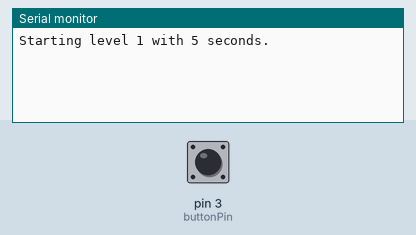
A sketch run on a simulated Arduino Uno, built with avr-gcc and run on an emulated ATmega328P. Parts: the last lines printed to the serial monitor. Inputs (shaded band) come from the test bench; at power-on: pin 3 (buttonPin) HIGH.

Above: at 1.2 s.
1.3 s: pin 3 (buttonPin) pulled LOW for 0.15 s
At 2.1 s:
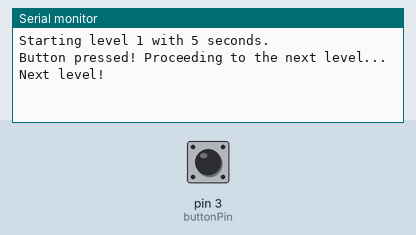
2.9 s: pin 3 (buttonPin) pulled LOW for 1 s
At 4.9 s:
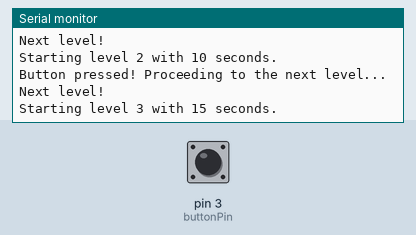
5.4 s: pin 3 (buttonPin) pulled LOW for 0.15 s
At 6.8 s:
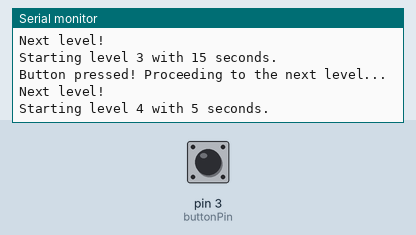
Timing chart, 0 to 8.4 s (numbered marks = the images above; inputs shaded):
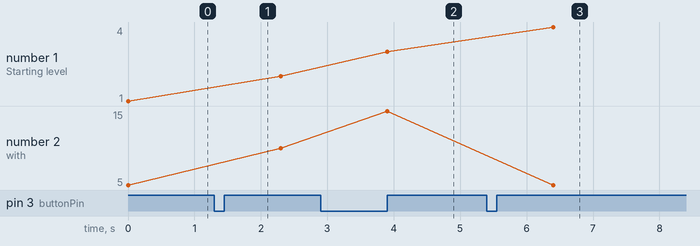

Measured:
- after the input at 1.3 s, the serial monitor: prints a new line at once (image 1)
- after the input at 2.9 s, the serial monitor: prints a new line after 1.0 s (image 2)
- after the input at 5.4 s, the serial monitor: prints a new line after 1.0 s (image 3)
- plotted number 1: 1 → 2 after the input at 1.3 s, 2 → 3 after the input at 2.9 s, 3 → 4 after the input at 5.4 s
- plotted number 2: 5 → 10 after the input at 1.3 s, 10 → 15 after the input at 2.9 s, 15 → 5 after the input at 5.4 s

The sketch:

P4.ino
```cpp
const int buttonPin = 3;
bool levelCompleted = false;
unsigned long previousMillis = 0;
unsigned long interval = 5000;
int currentLevel = 1;

void setup() {
  pinMode(buttonPin, INPUT_PULLUP);
  Serial.begin(9600);
  startLevel();
}

void loop() {
  checkElapsedTime();
  checkUserInput();
}

void checkElapsedTime() {
  unsigned long currentMillis = millis();

  if (currentMillis - previousMillis >= interval) {
    if (!levelCompleted) {
      Serial.println("Time's up! Restarting level...");
      startLevel();
    }
  }
}

void checkUserInput() {
  if (digitalRead(buttonPin) == LOW) {
    levelCompleted = true;
    Serial.println("Button pressed! Proceeding to the next level...");
    nextLevel();
  }
}

void startLevel() {
  levelCompleted = false;
  previousMillis = millis();


  switch (currentLevel) {
    case 1:
      interval = 5000;
      break;
    case 2:
      interval = 10000;
      break;
    case 3:
      interval = 15000;
      break;
    default:
      interval = 5000;
  }

  Serial.print("Starting level ");
  Serial.print(currentLevel);
  Serial.print(" with ");
  Serial.print(interval / 1000);
  Serial.println(" seconds.");

}

void nextLevel() {
  currentLevel++;
  Serial.println("Next level!");
  delay(1000);
  startLevel();
}
```
